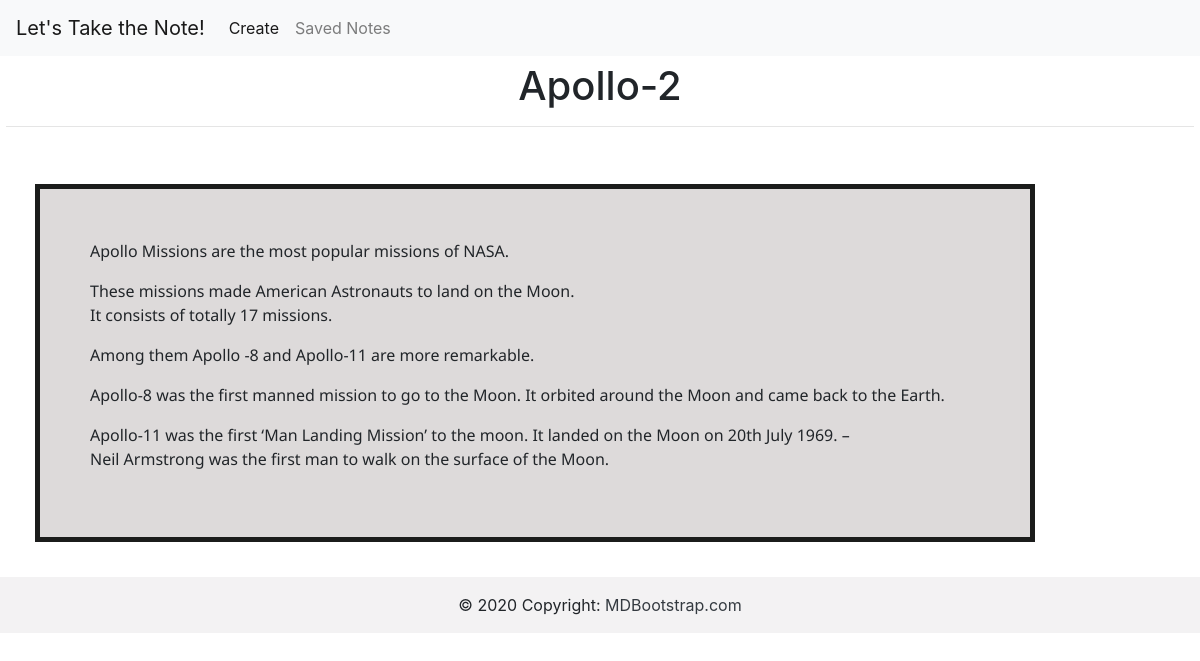
The page /object/75/ on the database its author committed.
### mynote/models.py (models this page shows, shortened)
class Contact(models.Model):
    name=models.TextField(blank=True)
    name1=models.CharField(max_length=128, null=True)
    age=models.CharField(max_length=128, null=True)

### mynote/views.py (the view)
# urls.py: path('object/<int:item_id>/', views.about, name='about'),
def about(request, item_id):
    item = get_object_or_404(Contact, pk=item_id)
    return render(request, 'about.html', {'item': item})

### templates/about.html (shortened to what this page needs)
<link rel="stylesheet" href="https://cdn.jsdelivr.net/npm/bootstrap@4.4.1/dist/css/bootstrap.min.css">
<!DOCTYPE html>
<html lang="en">
<head>
</head>
<body>
    <nav class="navbar navbar-expand-lg navbar-light bg-light">
        <a class="navbar-brand" href="#">Let's Take the Note!</a>
        <div class="collapse navbar-collapse" id="navbarNav">
          <ul class="navbar-nav">
            <li class="nav-item active">
              <a class="nav-link" href="index1.html">Create <span class="sr-only">(current)</span></a>
            </li>
            <li class="nav-item">
              <a class="nav-link" href="about1.html">Saved Notes</a>
            </li>
          </ul>
        </div>
      </nav>
     <h1 style="text-align: center; padding: 6px;">{{ item.name1 }} <hr></h1>
     <div style="background-color: rgb(221, 218, 218);
     width: 1000px;
     height: auto;
     border: 5px solid rgb(27, 28, 27);
     padding: 50px;
     margin: 35px; font-family: 'Noto Sans', sans-serif;">{{item.name|linebreaks}}</div>
      <footer class="bg-light text-center text-lg-start">
        <div class="text-center p-3" style="background-color: rgb(217 213 213 / 20%);">
          © 2020 Copyright:
          <a class="text-dark" href="">MDBootstrap.com</a>
        </div>
      </footer>
</body>
</html>

### rows shown on the page
Contact: name1 "Apollo-2", name "Apollo Missions are the most popular missions of NASA. These missions made American Astronauts to land on the Moon. It consists of totally 17 missions. Among them Apollo -8 and Apollo-11 are more remarkable. Apollo-8 was the first manned mission to go to the Moon. It orbited around the Moon and came back to the Earth. Apollo-11 was the first ‘Man Landing Mission’ to the moon. It landed on the Moon on 20th July 1969. – Neil Armstrong was the first man to walk on the surface of the Moon."
